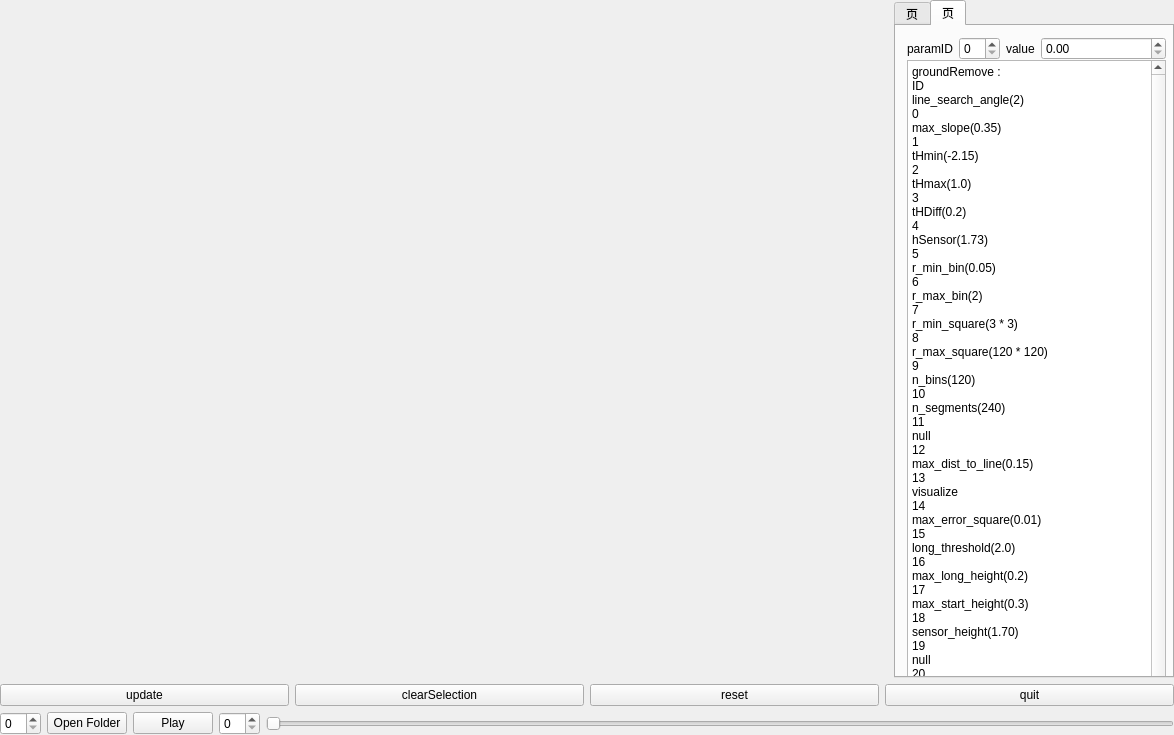
<?xml version="1.0" encoding="UTF-8"?>
<ui version="4.0">
 <class>MainWindow</class>
 <widget class="QMainWindow" name="MainWindow">
  <property name="geometry">
   <rect>
    <x>0</x>
    <y>0</y>
    <width>1174</width>
    <height>735</height>
   </rect>
  </property>
  <property name="windowTitle">
   <string>MainWindow</string>
  </property>
  <widget class="QWidget" name="centralWidget">
   <layout class="QVBoxLayout" name="verticalLayout_2">
    <property name="spacing">
     <number>0</number>
    </property>
    <property name="leftMargin">
     <number>0</number>
    </property>
    <property name="topMargin">
     <number>0</number>
    </property>
    <property name="rightMargin">
     <number>0</number>
    </property>
    <property name="bottomMargin">
     <number>0</number>
    </property>
    <item>
     <layout class="QVBoxLayout" name="verticalLayout">
      <item>
       <layout class="QHBoxLayout" name="horizontalLayout_4">
        <property name="spacing">
         <number>0</number>
        </property>
        <item>
         <widget class="Viewer" name="CloudViewer" native="true">
          <property name="enabled">
           <bool>true</bool>
          </property>
          <property name="sizePolicy">
           <sizepolicy hsizetype="Preferred" vsizetype="Expanding">
            <horstretch>0</horstretch>
            <verstretch>0</verstretch>
           </sizepolicy>
          </property>
          <property name="mouseTracking">
           <bool>false</bool>
          </property>
         </widget>
        </item>
        <item>
         <widget class="QTabWidget" name="infoTab">
          <property name="enabled">
           <bool>true</bool>
          </property>
          <property name="sizePolicy">
           <sizepolicy hsizetype="Fixed" vsizetype="Expanding">
            <horstretch>0</horstretch>
            <verstretch>0</verstretch>
           </sizepolicy>
          </property>
          <property name="minimumSize">
           <size>
            <width>280</width>
            <height>0</height>
           </size>
          </property>
          <property name="font">
           <font>
            <pointsize>9</pointsize>
           </font>
          </property>
          <property name="currentIndex">
           <number>1</number>
          </property>
          <widget class="QWidget" name="choose">
           <property name="locale">
            <locale language="English" country="UnitedStates"/>
           </property>
           <attribute name="title">
            <string>页</string>
           </attribute>
           <widget class="QWidget" name="layoutWidget_3">
            <property name="geometry">
             <rect>
              <x>10</x>
              <y>0</y>
              <width>261</width>
              <height>196</height>
             </rect>
            </property>
            <layout class="QVBoxLayout" name="verticalLayout_3">
             <property name="spacing">
              <number>5</number>
             </property>
             <item>
              <layout class="QHBoxLayout" name="horizontalLayout_6">
               <property name="spacing">
                <number>0</number>
               </property>
               <item>
                <widget class="QLabel" name="label_3">
                 <property name="text">
                  <string>              orgin   </string>
                 </property>
                </widget>
               </item>
               <item>
                <spacer name="horizontalSpacer_3">
                 <property name="orientation">
                  <enum>Qt::Horizontal</enum>
                 </property>
                 <property name="sizeType">
                  <enum>QSizePolicy::Expanding</enum>
                 </property>
                 <property name="sizeHint" stdset="0">
                  <size>
                   <width>40</width>
                   <height>20</height>
                  </size>
                 </property>
                </spacer>
               </item>
               <item>
                <widget class="QCheckBox" name="cloudCB">
                 <property name="text">
                  <string>    cloud      </string>
                 </property>
                </widget>
               </item>
              </layout>
             </item>
             <item>
              <layout class="QHBoxLayout" name="horizontalLayout_5">
               <item>
                <widget class="QLabel" name="label">
                 <property name="text">
                  <string>           Ground</string>
                 </property>
                </widget>
               </item>
               <item>
                <spacer name="horizontalSpacer">
                 <property name="orientation">
                  <enum>Qt::Horizontal</enum>
                 </property>
                 <property name="sizeHint" stdset="0">
                  <size>
                   <width>40</width>
                   <height>20</height>
                  </size>
                 </property>
                </spacer>
               </item>
               <item>
                <widget class="QCheckBox" name="groundCB">
                 <property name="text">
                  <string>  ground     </string>
                 </property>
                </widget>
               </item>
              </layout>
             </item>
             <item>
              <layout class="QHBoxLayout" name="horizontalLayout_7">
               <property name="spacing">
                <number>6</number>
               </property>
               <item>
                <widget class="QLabel" name="label_2">
                 <property name="text">
                  <string>           obstacle</string>
                 </property>
                </widget>
               </item>
               <item>
                <spacer name="horizontalSpacer_2">
                 <property name="orientation">
                  <enum>Qt::Horizontal</enum>
                 </property>
                 <property name="sizeHint" stdset="0">
                  <size>
                   <width>40</width>
                   <height>20</height>
                  </size>
                 </property>
                </spacer>
               </item>
               <item>
                <widget class="QCheckBox" name="obstacleCB">
                 <property name="text">
                  <string>obstacle    </string>
                 </property>
                </widget>
               </item>
              </layout>
             </item>
             <item>
              <layout class="QHBoxLayout" name="horizontalLayout_10">
               <item>
                <widget class="QLabel" name="label_8">
                 <property name="text">
                  <string>         cluster    </string>
                 </property>
                </widget>
               </item>
               <item>
                <spacer name="horizontalSpacer_6">
                 <property name="orientation">
                  <enum>Qt::Horizontal</enum>
                 </property>
                 <property name="sizeType">
                  <enum>QSizePolicy::Expanding</enum>
                 </property>
                 <property name="sizeHint" stdset="0">
                  <size>
                   <width>40</width>
                   <height>20</height>
                  </size>
                 </property>
                </spacer>
               </item>
               <item>
                <widget class="QCheckBox" name="clusterCB">
                 <property name="text">
                  <string> cluster      </string>
                 </property>
                </widget>
               </item>
              </layout>
             </item>
             <item>
              <layout class="QHBoxLayout" name="horizontalLayout_8">
               <item>
                <widget class="QLabel" name="label_4">
                 <property name="text">
                  <string>             insert    </string>
                 </property>
                </widget>
               </item>
               <item>
                <spacer name="horizontalSpacer_4">
                 <property name="orientation">
                  <enum>Qt::Horizontal</enum>
                 </property>
                 <property name="sizeHint" stdset="0">
                  <size>
                   <width>40</width>
                   <height>20</height>
                  </size>
                 </property>
                </spacer>
               </item>
               <item>
                <widget class="QCheckBox" name="insertCB">
                 <property name="text">
                  <string>    insert     </string>
                 </property>
                </widget>
               </item>
              </layout>
             </item>
             <item>
              <layout class="QHBoxLayout" name="horizontalLayout_9">
               <item>
                <widget class="QLabel" name="label_5">
                 <property name="text">
                  <string>                line     </string>
                 </property>
                </widget>
               </item>
               <item>
                <spacer name="horizontalSpacer_5">
                 <property name="orientation">
                  <enum>Qt::Horizontal</enum>
                 </property>
                 <property name="sizeHint" stdset="0">
                  <size>
                   <width>40</width>
                   <height>20</height>
                  </size>
                 </property>
                </spacer>
               </item>
               <item>
                <widget class="QCheckBox" name="lineCB">
                 <property name="text">
                  <string>     line       </string>
                 </property>
                </widget>
               </item>
              </layout>
             </item>
             <item>
              <layout class="QHBoxLayout" name="horizontalLayout_11">
               <item>
                <widget class="QLabel" name="label_9">
                 <property name="text">
                  <string>       gridNum    </string>
                 </property>
                </widget>
               </item>
               <item>
                <spacer name="horizontalSpacer_7">
                 <property name="orientation">
                  <enum>Qt::Horizontal</enum>
                 </property>
                 <property name="sizeHint" stdset="0">
                  <size>
                   <width>40</width>
                   <height>20</height>
                  </size>
                 </property>
                </spacer>
               </item>
               <item>
                <widget class="QSpinBox" name="girdNumSB"/>
               </item>
              </layout>
             </item>
            </layout>
           </widget>
          </widget>
          <widget class="QWidget" name="tab">
           <attribute name="title">
            <string>页</string>
           </attribute>
           <widget class="QWidget" name="layoutWidget_4">
            <property name="geometry">
             <rect>
              <x>0</x>
              <y>0</y>
              <width>281</width>
              <height>781</height>
             </rect>
            </property>
            <layout class="QVBoxLayout" name="verticalLayout_4">
             <property name="spacing">
              <number>0</number>
             </property>
             <property name="sizeConstraint">
              <enum>QLayout::SetMaximumSize</enum>
             </property>
             <item>
              <layout class="QHBoxLayout" name="horizontalLayout_12">
               <property name="sizeConstraint">
                <enum>QLayout::SetMaximumSize</enum>
               </property>
               <item>
                <widget class="QLabel" name="label_6">
                 <property name="text">
                  <string>paramID</string>
                 </property>
                </widget>
               </item>
               <item>
                <widget class="QSpinBox" name="paramSB"/>
               </item>
               <item>
                <widget class="QLabel" name="label_7">
                 <property name="sizePolicy">
                  <sizepolicy hsizetype="Fixed" vsizetype="Preferred">
                   <horstretch>0</horstretch>
                   <verstretch>0</verstretch>
                  </sizepolicy>
                 </property>
                 <property name="text">
                  <string>value</string>
                 </property>
                </widget>
               </item>
               <item>
                <widget class="QDoubleSpinBox" name="paramDSB">
                 <property name="sizePolicy">
                  <sizepolicy hsizetype="Expanding" vsizetype="Fixed">
                   <horstretch>0</horstretch>
                   <verstretch>0</verstretch>
                  </sizepolicy>
                 </property>
                </widget>
               </item>
              </layout>
             </item>
             <item>
              <widget class="QPlainTextEdit" name="paramPTE">
               <property name="plainText">
                <string>groundRemove :                                           ID
line_search_angle(2)                                   0
max_slope(0.35)                                           1
tHmin(-2.15)                                                   2
tHmax(1.0)                                                      3
tHDiff(0.2)                                                       4
hSensor(1.73)                                                 5
r_min_bin(0.05)                                              6
r_max_bin(2)                                                   7
r_min_square(3 * 3)                                      8
r_max_square(120 * 120)                            9
n_bins(120)                                                     10
n_segments(240)                                          11
null                                                                    12
max_dist_to_line(0.15)                               13
visualize                                                           14
max_error_square(0.01)                             15
long_threshold(2.0)                                      16
max_long_height(0.2)                                  17
max_start_height(0.3)                                 18
sensor_height(1.70)                                     19
null                                                                     20
null                                                                     21
min_split_dist(0.1)                                         22
theta_start(65.1277)                                     23
theta_end(2)                                                    24
angle_resolution(0.41)                                 25
applayMedianFilterMinZ(0)                         26</string>
               </property>
              </widget>
             </item>
            </layout>
           </widget>
          </widget>
         </widget>
        </item>
       </layout>
      </item>
      <item>
       <layout class="QHBoxLayout" name="horizontalLayout_13">
        <item>
         <widget class="QPushButton" name="updatePB">
          <property name="text">
           <string>update</string>
          </property>
         </widget>
        </item>
        <item>
         <widget class="QPushButton" name="clearSelectionPB">
          <property name="text">
           <string>clearSelection</string>
          </property>
         </widget>
        </item>
        <item>
         <widget class="QPushButton" name="resetBT">
          <property name="text">
           <string>reset</string>
          </property>
         </widget>
        </item>
        <item>
         <widget class="QPushButton" name="quit">
          <property name="text">
           <string>quit</string>
          </property>
         </widget>
        </item>
       </layout>
      </item>
      <item>
       <layout class="QHBoxLayout" name="horizontalLayout_3">
        <item>
         <widget class="QSpinBox" name="dataSeqSB"/>
        </item>
        <item>
         <widget class="QPushButton" name="openFolderBT">
          <property name="text">
           <string>Open Folder</string>
          </property>
         </widget>
        </item>
        <item>
         <widget class="QPushButton" name="playBT">
          <property name="text">
           <string>Play</string>
          </property>
         </widget>
        </item>
        <item>
         <widget class="QSpinBox" name="DataIdxSBox"/>
        </item>
        <item>
         <widget class="QSlider" name="DataIdxVSlider">
          <property name="orientation">
           <enum>Qt::Horizontal</enum>
          </property>
         </widget>
        </item>
       </layout>
      </item>
     </layout>
    </item>
   </layout>
   <zorder></zorder>
  </widget>
 </widget>
 <layoutdefault spacing="6" margin="11"/>
 <customwidgets>
  <customwidget>
   <class>Viewer</class>
   <extends>QWidget</extends>
   <header>viewer.h</header>
   <container>1</container>
  </customwidget>
 </customwidgets>
 <resources/>
 <connections>
  <connection>
   <sender>quit</sender>
   <signal>clicked()</signal>
   <receiver>MainWindow</receiver>
   <slot>close()</slot>
   <hints>
    <hint type="sourcelabel">
     <x>1000</x>
     <y>687</y>
    </hint>
    <hint type="destinationlabel">
     <x>1000</x>
     <y>758</y>
    </hint>
   </hints>
  </connection>
 </connections>
</ui>
